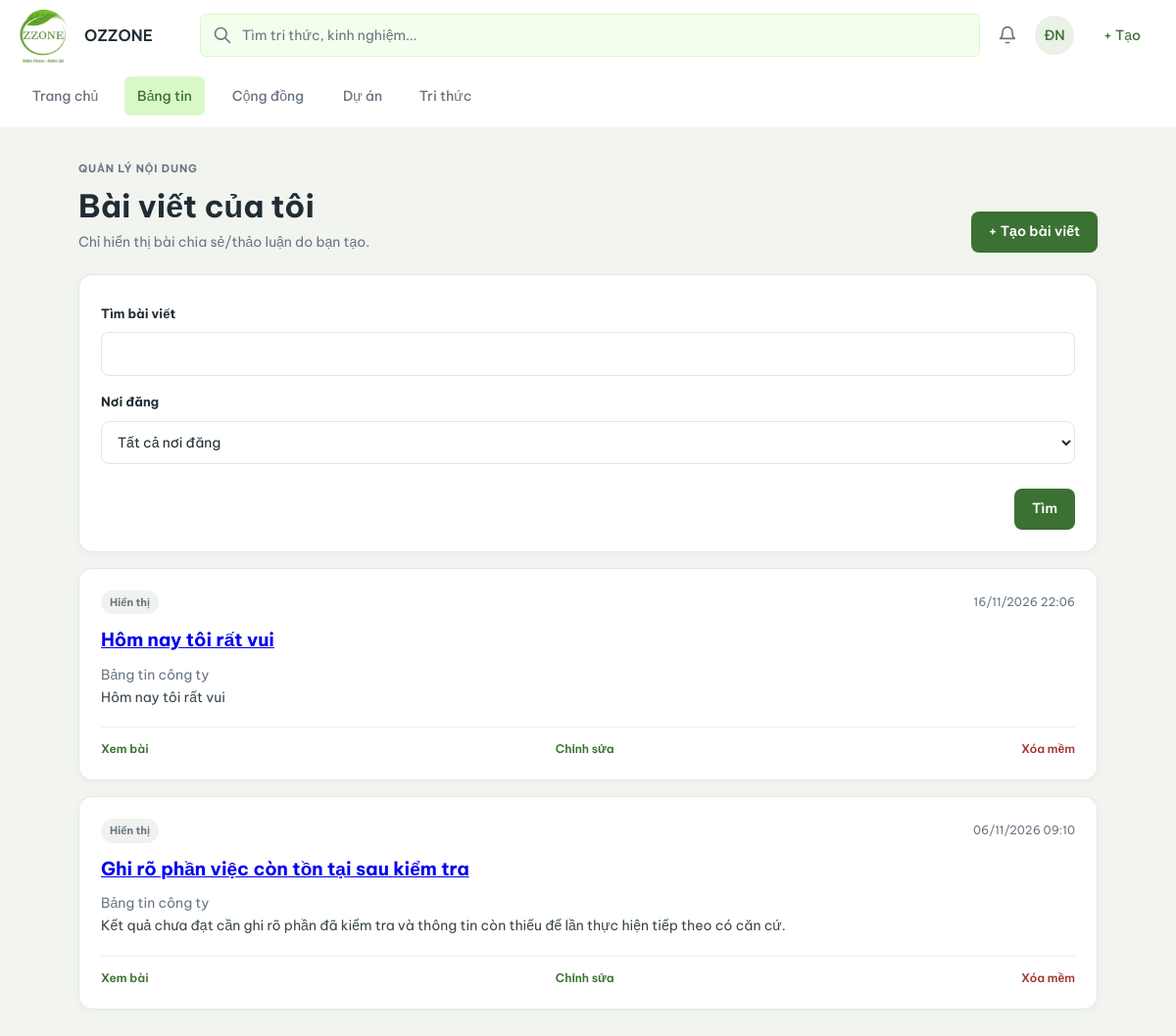
The page /social/bai-viet-cua-toi/ (signed in) on the database its author committed.
### projectp/models.py (models this page shows, shortened)
class SoftDeleted(TimeStamped):
    da_xoa_mem = models.BooleanField(default=False, db_column="da_xoa")
    ngay_xoa = models.DateTimeField(null=True, blank=True)
    nguoi_xoa = models.ForeignKey(
        USER,
        null=True,
        blank=True,
        on_delete=models.PROTECT,
        related_name='+',
        db_column='nguoi_xoa',
    )
    class Meta:
        abstract = True

class BaiViet(SoftDeleted):
    class Kind(models.TextChoices):
        STANDARD = "chia_se", "Chia sẻ/thảo luận"
        FIELD_UPDATE = "cap_nhat_hien_truong", "Cập nhật hiện trường"
        ANNOUNCEMENT = "thong_bao", "Thông báo chính thức"
    class TechnicalStatus(models.TextChoices):
        NONE = "khong_ap_dung", "Không áp dụng"
        OPEN = "chua_giai_quyet", "Chưa giải quyết"
        RESOLVED = "da_giai_quyet", "Đã giải quyết"
    ma_bai_viet = models.BigAutoField(primary_key=True)
    nguoi_dang = models.ForeignKey(USER, on_delete=models.PROTECT, related_name='+', db_column='nguoi_dang')
    cong_dong = models.ForeignKey(
        CongDong,
        null=True,
        blank=True,
        on_delete=models.PROTECT,
        db_column='ma_cong_dong',
    )
    du_an = models.ForeignKey(DuAn, null=True, blank=True, on_delete=models.PROTECT, db_column='ma_du_an')
    ma_the_thiet_bi = models.ForeignKey(
        MaThietBi,
        null=True,
        blank=True,
        on_delete=models.PROTECT,
        db_column='ma_the_thiet_bi',
    )
    tai_san = models.ForeignKey(
        TaiSanThietBi,
        null=True,
        blank=True,
        on_delete=models.PROTECT,
        db_column='ma_tai_san',
    )
    loai_bai_viet = models.CharField(max_length=50, choices=Kind.choices, default=Kind.STANDARD)
    che_do_xu_ly = models.BooleanField(default=False)
    tieu_de = models.CharField(max_length=250, blank=True)
    noi_dung = models.TextField()
    trang_thai = models.CharField(max_length=30, choices=[('hien', 'Hiển thị'), ('an', 'Đã ẩn')], default='hien')
    trang_thai_xu_ly = models.CharField(max_length=30, choices=TechnicalStatus.choices, default=TechnicalStatus.NONE)
    ly_do_chua_giai_quyet = models.TextField(blank=True)
    chua_giai_quyet_luc = models.DateTimeField(null=True, blank=True)
    giai_quyet_boi = models.ForeignKey(
        USER,
        null=True,
        blank=True,
        on_delete=models.PROTECT,
        related_name='+',
        db_column='giai_quyet_boi',
    )
    giai_quyet_luc = models.DateTimeField(null=True, blank=True)
    phien_ban_noi_dung = models.PositiveIntegerField(default=1, validators=[MinValueValidator(1)])
    da_ghim = models.BooleanField(default=False)
    ghim_luc = models.DateTimeField(null=True, blank=True)
    nguoi_ghim = models.ForeignKey(
        USER,
        null=True,
        blank=True,
        on_delete=models.PROTECT,
        related_name='+',
        db_column='nguoi_ghim',
    )
    class Meta:
        db_table = "BAI_VIET"
        ordering = ["-ngay_tao", "-ma_bai_viet"]
        indexes = [
            models.Index(fields=['du_an', 'trang_thai_xu_ly']),
            models.Index(fields=['cong_dong', 'ngay_tao']),
        ]
        constraints = [
            models.CheckConstraint(
                condition=(
                    Q(da_ghim=False, ghim_luc__isnull=True, nguoi_ghim__isnull=True)
                    | Q(
                        da_ghim=True,
                        cong_dong__isnull=False,
                        ghim_luc__isnull=False,
                        nguoi_ghim__isnull=False,
                    )
                ),
                name='ck_post_pin',
            ),
            models.CheckConstraint(
                condition=Q(phien_ban_noi_dung__gte=1),
                name='ck_post_content_version',
            ),
            models.CheckConstraint(
                condition=(
                    (
                        Q(
                            che_do_xu_ly=False,
                            trang_thai_xu_ly='khong_ap_dung',
                            chua_giai_quyet_luc__isnull=True,
                            giai_quyet_luc__isnull=True,
                            giai_quyet_boi__isnull=True,
                        )
                        | Q(
                            che_do_xu_ly=True,
                            du_an__isnull=False,
                            trang_thai_xu_ly='chua_giai_quyet',
                            chua_giai_quyet_luc__isnull=False,
                            giai_quyet_luc__isnull=True,
                            giai_quyet_boi__isnull=True,
                        )
                    )
                    | Q(
                        che_do_xu_ly=True,
                        du_an__isnull=False,
                        trang_thai_xu_ly='da_giai_quyet',
                        giai_quyet_luc__isnull=False,
                        giai_quyet_boi__isnull=False,
                    )
                ),
                name='ck_post_technical_state',
            ),
        ]

### social/views.py (the view)
# urls.py: path("bai-viet-cua-toi/", views.my_posts, name="my_posts"),
@login_required(login_url="accounts:login")
def my_posts(request):
    q = request.GET.get("q", "").strip()[:100]
    scope = request.GET.get("scope", "")
    scopes = {
        "company": Q(du_an__isnull=True, cong_dong__isnull=True),
        "community": Q(du_an__isnull=True, cong_dong__isnull=False),
        "project": Q(du_an__isnull=False),
    }
    if scope not in scopes:
        scope = ""
    visible_posts = accessible_posts(request.user)
    posts = BaiViet.objects.filter(
        nguoi_dang=request.user,
        da_xoa_mem=False,
        loai_bai_viet__in=[BaiViet.Kind.STANDARD, BaiViet.Kind.FIELD_UPDATE],
    ).select_related("cong_dong", "du_an").order_by("-ngay_tao", "-ma_bai_viet")
    if q or scope:
        posts = posts.filter(pk__in=visible_posts.values("pk"))
    if q:
        posts = posts.filter(Q(tieu_de__icontains=q) | Q(noi_dung__icontains=q))
    if scope:
        posts = posts.filter(scopes[scope])
    posts = list(posts.annotate(visible_to_owner=Exists(visible_posts.filter(pk=OuterRef("pk")))))
    for post in posts:
        if post.visible_to_owner:
            post.can_manage, post.manage_reason = can_manage_own_post(request.user, post)
    return render(request, "social/my_posts.html", {"posts": posts, "q": q, "scope": scope})

### social/templates/social/my_posts.html (shortened to what this page needs)
{% extends "base.html" %}
{% load static %}
{% block extra_css %}{{ block.super }}<link rel="stylesheet" href="{% static 'social/css/social.css' %}?v=20261111-social-ui1">{% endblock %}
{% block content %}
<div class="social-page">
    <div class="social-page-heading"><div><p class="social-eyebrow">QUẢN LÝ NỘI DUNG</p><h1>Bài viết của tôi</h1><p class="social-muted">Chỉ hiển thị bài chia sẻ/thảo luận do bạn tạo.</p></div><a class="social-button social-button-primary" href="{% url 'social:create' %}">+ Tạo bài viết</a></div>
    <form method="get" class="social-form social-card" aria-label="Tìm bài viết của tôi">
        <label for="my-posts-query">Tìm bài viết</label>
        <input type="search" name="q" id="my-posts-query" maxlength="100" value="{{ q }}">
        <label for="my-posts-scope">Nơi đăng</label>
        <select name="scope" id="my-posts-scope">
            <option value="">Tất cả nơi đăng</option>
        </select>
        <div class="social-form-actions">
            <button class="social-button social-button-primary" type="submit">Tìm</button>
        </div>
    </form>
    {% for post in posts %}
        <article class="social-card">
            {% if post.visible_to_owner %}
            <div class="social-card-topline"><span class="social-pill">{{ post.get_trang_thai_display|default:post.trang_thai }}</span><time>{{ post.ngay_tao|date:'d/m/Y H:i' }}</time></div>
            <h2><a href="{% url 'social:post_detail' post.pk %}?next={{ request.get_full_path|urlencode }}">{{ post.tieu_de|default:post.noi_dung|truncatechars:100 }}</a></h2>
            <p class="social-muted">{% if post.du_an_id %}Dự án {{ post.du_an.ten_du_an }}{% elif post.cong_dong_id %}Cộng đồng {{ post.cong_dong.ten_cong_dong }}{% else %}Bảng tin công ty{% endif %}</p>
            <p class="social-post-excerpt">{{ post.noi_dung|truncatechars:240 }}</p>
            <div class="social-card-footer">
                <a class="social-text-link" href="{% url 'social:post_detail' post.pk %}?next={{ request.get_full_path|urlencode }}">Xem bài</a>
                {% if post.can_manage %}
                    <a class="social-text-link" href="{% url 'social:edit' post.pk %}">Chỉnh sửa</a>
                    <form method="post" action="{% url 'social:delete' post.pk %}" data-confirm-title="Xóa bài đăng?" data-confirm-message="Bài đăng sẽ được xóa mềm. Hệ thống vẫn kiểm tra quyền và bảo vệ nội dung đang được dùng làm nguồn." data-confirm-label="Xóa bài đăng">
                        {% csrf_token %}<button class="social-danger-link" type="submit">Xóa mềm</button>
                    </form>
                {% else %}
                    <span class="social-muted">{{ post.manage_reason }}</span>
                    <a class="social-text-link" href="{% url 'social:edit' post.pk %}?next={{ request.get_full_path|urlencode }}">Xem lý do hạn chế</a>
                {% endif %}
            </div>
            {% else %}
                <h2>Nội dung không khả dụng</h2>
                <p class="social-muted">Bạn hiện không có quyền đọc bài viết này.</p>
            {% endif %}
        </article>
    {% endfor %}
</div>
{% endblock %}

### templates/base.html (shortened to what this page needs)
{% load ozzone_names %}
{% load static %}
{% url 'core:home' as home_url %}
{% url 'social:feed' as feed_url %}
{% url 'communities:list' as communities_url %}
{% url 'projects:list' as projects_url %}
{% url 'knowledge:list' as knowledge_url %}
{% url 'knowledge:search' as search_url %}
{% url 'notifications:list' as notices_url %}
{% url 'accounts:profile' as profile_url %}
{% url 'accounts:login' as login_url %}
{% url 'accounts:logout' as logout_url %}
{% url 'admin:index' as admin_url %}
{% url 'admin:login' as admin_login_url %}
{% url 'social:create' as create_post_url %}
{% url 'admin:projectp_congdong_add' as create_community_url %}
{% url 'projects:create' as create_project_url %}
{% url 'knowledge:create' as create_knowledge_url %}
{% firstof home_url projects_url as landing_url %}
{% firstof active_nav request.resolver_match.app_name as current_app %}
<!DOCTYPE html>
<html lang="vi">
<head>
    <link rel="stylesheet" href="{% static 'ozzone/post_attachments.css' %}?v=attachment-controls">
    <link rel="stylesheet" href="{% static 'ozzone/confirmation.css' %}">
    {% block extra_css %}{% endblock %}
</head>
<body>
    <header class="oz-header">
        <a
            class="oz-brand"
            href="{{ landing_url }}"
            aria-label="OZZONE"
        >
            <span class="oz-logo">
                <img
                    src="{% static 'ozzone/logo.jpg' %}"
                    alt=""
                >
            </span>
            <span class="oz-brand-text">OZZONE</span>
        </a>
        <nav class="oz-nav" aria-label="Điều hướng chính">
            {% if home_url %}
                <a
                    class="oz-nav-item"
                    href="{{ home_url }}"
                >
                    Trang chủ
                </a>
            {% endif %}
            {% if feed_url %}
                <a
                    class="oz-nav-item"
                    href="{{ feed_url }}"
                    {% if current_app == 'social' %}
                        aria-current="page"
                    {% endif %}
                >
                    Bảng tin
                </a>
            {% endif %}
            {% if communities_url %}
                <a
                    class="oz-nav-item"
                    href="{{ communities_url }}"
                >
                    Cộng đồng
                </a>
            {% endif %}
            {% if projects_url %}
                <a
                    class="oz-nav-item"
                    href="{{ projects_url }}"
                >
                    Dự án
                </a>
            {% else %}
                <span class="oz-nav-item" aria-disabled="true">
                    Dự án
                </span>
            {% endif %}
            {% if knowledge_url %}
                <a
                    class="oz-nav-item"
                    href="{{ knowledge_url }}"
                >
                    Tri thức
                </a>
            {% endif %}
        </nav>
        <form
            class="oz-search"
            method="get"
            {% if search_url %}
                action="{{ search_url }}"
            {% endif %}
        >
            <input
                type="search"
                name="q"
                placeholder="Tìm tri thức, kinh nghiệm..."
                aria-label="Tìm tri thức, kinh nghiệm"
            >
        </form>
        <a
            class="oz-bell"
            aria-label="Thông báo"
            {% if notices_url %}
                href="{{ notices_url }}"
            {% else %}
                aria-disabled="true"
                title="Thông báo đang được tích hợp"
            {% endif %}
        >
        </a>
        {% if request.user.is_authenticated %}
            <details class="oz-menu">
                <summary
                    class="oz-avatar"
                    aria-label="Tài khoản {{ request.user.username }}"
                >
                    {% if request.user.first_name or request.user.last_name %}
                        {{ request.user.last_name|first|upper }}{{ request.user.first_name|first|upper }}
                    {% else %}
                        {{ request.user.username|slice:':2'|upper }}
                    {% endif %}
                </summary>
            </details>
            <details class="oz-menu">
                <summary class="oz-create">+ Tạo</summary>
            </details>
        {% endif %}
    </header>
    <div class="oz-layout">
        <main
            id="main-content"
            class="oz-main {% block main_class %}{% endblock %}"
        >
            {% block content %}{% endblock %}
        </main>
    </div>
</body>
</html>

### rows shown on the page
BaiViet: trang_thai "Hiển thị", ngay_tao "16/11/2026 22:06", tieu_de "Hôm nay tôi rất vui", shows "Bảng tin công ty", noi_dung "Hôm nay tôi rất vui", shows "Chỉnh sửa"
BaiViet: trang_thai "Hiển thị", ngay_tao "06/11/2026 09:10", tieu_de "Ghi rõ phần việc còn tồn tại sau kiểm tra", shows "Bảng tin công ty", noi_dung "Kết quả chưa đạt cần ghi rõ phần đã kiểm tra và thông tin còn thiếu để lần thực hiện tiếp theo có căn cứ.", shows "Chỉnh sửa"

### other values the page prints
{{ request.user.last_name|first|upper }} "Đ"
{{ request.user.first_name|first|upper }} "N"
